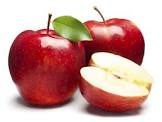
#> input picture PracticeCodes/20230614_DataPreprocessing/data/apple_1.png, 162 x 122 px
$ jupyter execute --allow-errors Lab02.ipynb   (older library calls are emulated)
#> lines starting #> are read from the running program, lines starting #| are printed output that depends on the picture
#> further down, img is the input picture: PIL image 162x122 RGB; mean R, G, B 202.9, 156.9, 152.5
# Lab 02. 이미지 정제 : 정사각형 데이터 만들기
---

[cell 1]
from PIL import Image
import numpy as np
import matplotlib.pyplot as plt

[cell 2]
def expend2square(pil_img, backgound_color) :
#> called with backgound_color = (0, 0, 0)
    width, height = pil_img.size
#> width = 162; height = 122
    print(width, height)
#| 162 122

    # 정사각형
    if width == height :
        return pil_img

    # 너비가 높이 보다 큰 경우 처리하는 코드
    elif width > height :
        result = Image.new(pil_img.mode, (width, width), backgound_color)
#> result: PIL image 162x162 RGB; every value is 0
        result.paste(pil_img, (0, (width - height) // 2))
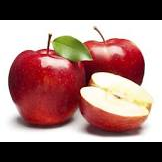
#> result: PIL image 162x162 RGB; mean R, G, B 152.8, 118.2, 114.9

        """
        .paste() 메서드는 result 이미지 객체에 pil_img 이미지 객체를 (0, (width - height) // 2) 위치에 붙여넣는다.
        따라서, pil_img 이미지는 result 이미지의 왼쪽 위 모서리에서부터 (0, (width - height) // 2) 좌표로 이동하여 붙여지게 된다.
        """

        return result
    else :
        result = Image.new(pil_img.mode, (height, height), backgound_color)
        result.paste(pil_img, ((height - width) // 2, 0))
        return result

def resize_with_padding(pil_img, new_size, backgound_color) :
    img = expend2square(pil_img, backgound_color)
    img = img.resize((new_size[0], new_size[1]), Image.ANTIALIAS)
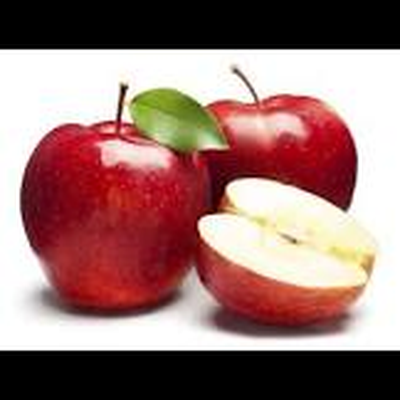
#> img: PIL image 400x400 RGB; mean R, G, B 152.7, 118.2, 114.9

    return img

img = Image.open("./data/apple_1.png")

img_new = resize_with_padding(img, (400, 400), (0, 0, 0))
print(img_new.size)
#| (400, 400)

plt.imshow(img_new)
plt.show()

$ run again, with PracticeCodes/20230614_DataPreprocessing/data/apple_13.png copied over PracticeCodes/20230614_DataPreprocessing/data/apple_1.png
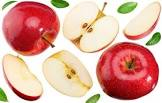
#> input picture PracticeCodes/20230614_DataPreprocessing/data/apple_13.png, 162 x 103 px
#> img is the input picture: PIL image 162x103 RGB; mean R, G, B 221.9, 171.6, 157
#| 162 103
#> in expend2square, `result.paste(pil_img, (0, (width - height) // 2))`:
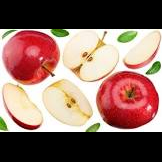
#> result: PIL image 162x162 RGB; mean R, G, B 141.1, 109.1, 99.8
#> in resize_with_padding, `img = img.resize((new_size[0], new_size[1]), Image.ANTIALIAS)`:
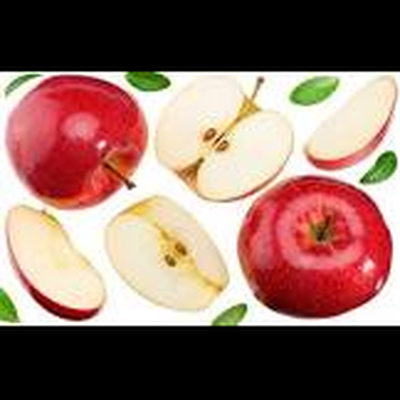
#> img: PIL image 400x400 RGB; mean R, G, B 141.1, 109.1, 99.9
#| (400, 400)

$ run again, with PracticeCodes/20230614_DataPreprocessing/data/apple_14.png copied over PracticeCodes/20230614_DataPreprocessing/data/apple_1.png
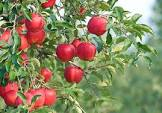
#> input picture PracticeCodes/20230614_DataPreprocessing/data/apple_14.png, 162 x 113 px
#> img is the input picture: PIL image 162x113 RGB; mean R, G, B 138.5, 135.1, 99
#| 162 113
#> in expend2square, `result.paste(pil_img, (0, (width - height) // 2))`:
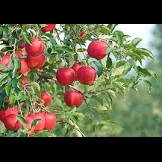
#> result: PIL image 162x162 RGB; mean R, G, B 96.6, 94.3, 69
#> in resize_with_padding, `img = img.resize((new_size[0], new_size[1]), Image.ANTIALIAS)`:
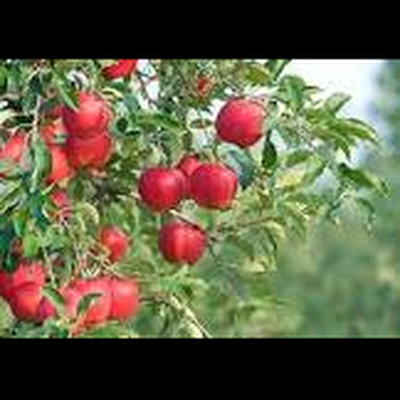
#> img: PIL image 400x400 RGB; mean R, G, B 96.7, 94.4, 69.1
#| (400, 400)
